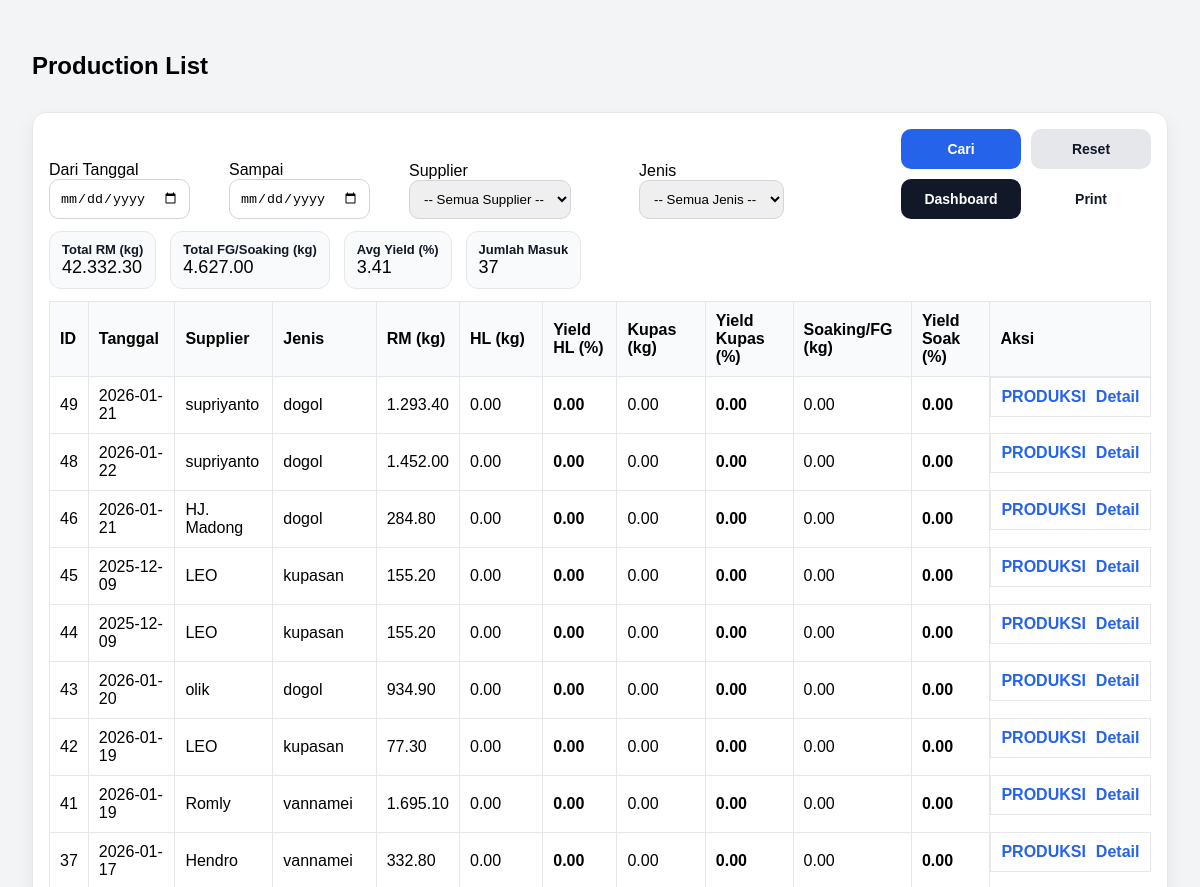
The app's page /production/list (signed in, upper part), older data.
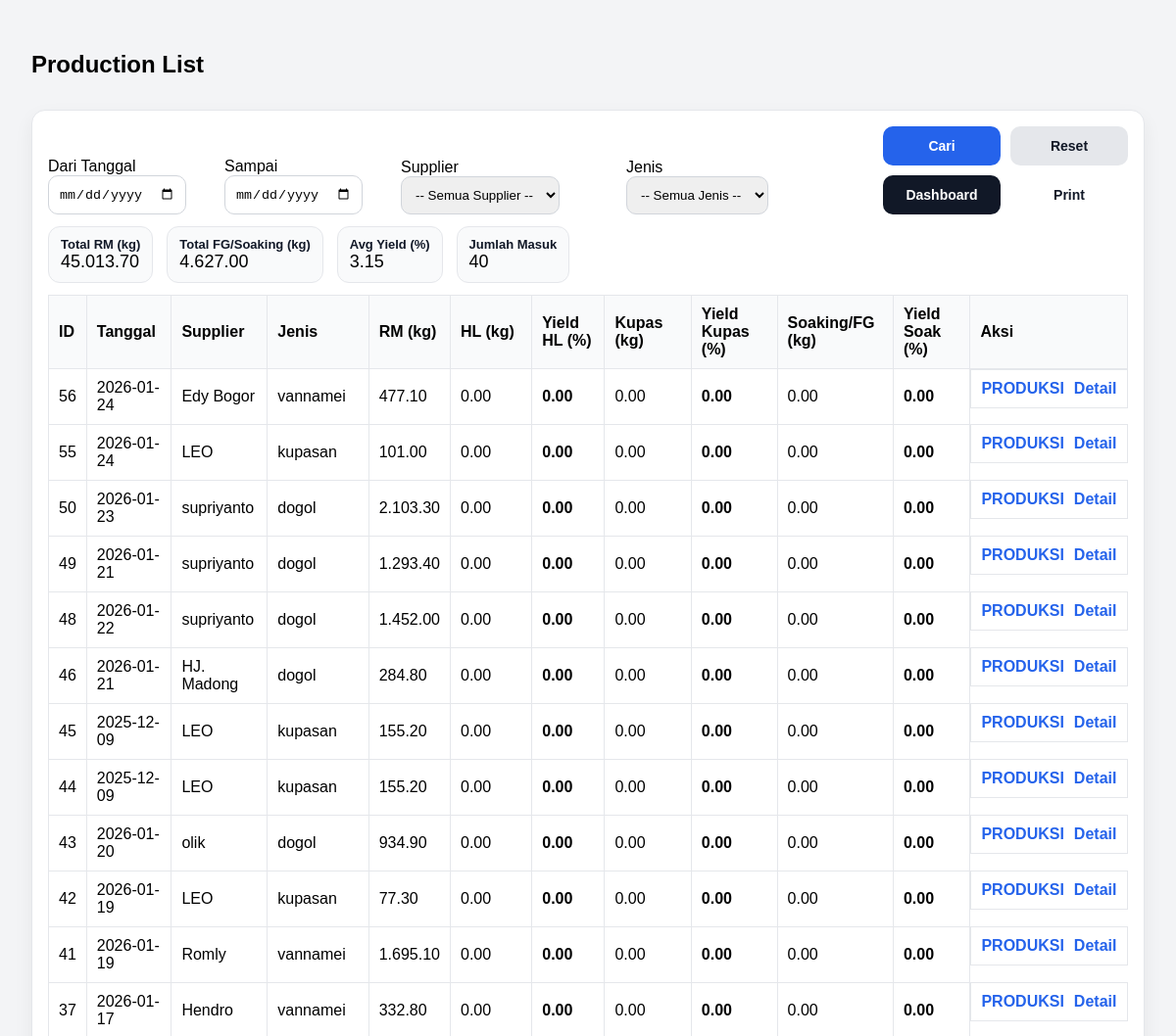
The same page, newer data.
### tables this page shows
CREATE TABLE receiving_header (
            id INTEGER PRIMARY KEY AUTOINCREMENT,
            tanggal TEXT NOT NULL,
            supplier TEXT NOT NULL,
            jenis TEXT,
            fiber REAL,
            created_at TEXT DEFAULT (datetime('now','localtime'))
        , is_test INTEGER DEFAULT 0);

### app.py (the view)
@app.route("/production/list")
def production_list():
    if not require_login():
        return redirect(url_for("login"))
    start = (request.args.get("start") or "").strip()
    end = (request.args.get("end") or "").strip()
    supplier_q = (request.args.get("supplier") or "").strip()   # akan berisi NAMA supplier
    jenis_q = (request.args.get("jenis") or "").strip()
    conn = get_conn()
    suppliers = conn.execute("SELECT nama FROM supplier WHERE aktif=1 ORDER BY nama").fetchall()
    jenis_list = conn.execute("SELECT nama FROM udang_jenis WHERE aktif=1 ORDER BY id").fetchall()
    where = []
    params = []
    if start and end:
        where.append("r.tanggal BETWEEN ? AND ?")
        params.extend([start, end])
    elif start:
        where.append("r.tanggal >= ?")
        params.append(start)
    elif end:
        where.append("r.tanggal <= ?")
        params.append(end)
    if supplier_q:
        where.append("LOWER(TRIM(r.supplier)) = ?")
        params.append(supplier_q.strip().lower())
    if jenis_q:
        where.append("LOWER(TRIM(r.jenis)) = ?")
        params.append(jenis_q.strip().lower())
    where_sql = ("WHERE " + " AND ".join(where)) if where else ""
    rows = conn.execute(f"""
        SELECT
          r.id AS receiving_id,
          r.tanggal, r.supplier, r.jenis,
          r.total_netto AS rm_kg,

          COALESCE(hl.berat_kg,0) AS hl_kg,
          COALESCE(hl.yield_pct,0) AS hl_yield,

          COALESCE(kp.berat_kg,0) AS kupas_kg,
          COALESCE(kp.yield_pct,0) AS kupas_yield,

          COALESCE(sk.berat_kg,0) AS fg_kg,
          COALESCE(sk.yield_pct,0) AS fg_yield,

          COALESCE(sk.yield_pct,0) AS final_pct
        FROM (
          SELECT h.id, h.tanggal, h.supplier, h.jenis,
                 COALESCE(SUM(COALESCE(p.netto,0)),0) AS total_netto
          FROM receiving_header h
          LEFT JOIN receiving_partai p ON p.header_id=h.id
          GROUP BY h.id
        ) r
        LEFT JOIN production_header ph ON ph.id = (
  SELECT id FROM production_header
  WHERE receiving_id = r.id
  ORDER BY id DESC
  LIMIT 1
)

        LEFT JOIN production_step hl ON hl.production_id=ph.id AND hl.step_name='HL'
        LEFT JOIN production_step kp ON kp.production_id=ph.id AND kp.step_name='KUPAS'
        LEFT JOIN production_step sk ON sk.production_id=ph.id AND sk.step_name='SOAKING'
        {where_sql}
        ORDER BY r.id DESC
    """, params).fetchall()
    summary = {
        "total_rm": sum([(x["rm_kg"] or 0) for x in rows]),
        "total_fg": sum([(x["fg_kg"] or 0) for x in rows]),  # ✅ FIX DI SINI
        "avg_yield": (sum([(x["final_pct"] or 0) for x in rows]) / len(rows)) if rows else 0,
        "count_rows": len(rows),
    }
    conn.close()
    return render_template(
        "production_list.html",
        rows=[dict(r) for r in rows],
        summary=summary,
        start=start,
        end=end,
        supplier=supplier_q,
        jenis=jenis_q,
        suppliers=[s["nama"] for s in suppliers],   # ✅ dropdown data
        jenis_list=[j["nama"] for j in jenis_list], # ✅ dropdown data
    )

### app.py (called while the page is built)
def require_login() -> bool:
    return bool(session.get("user"))

### db.py (called while the page is built)
def get_conn():
    conn = sqlite3.connect(
        DB_NAME,
        timeout=10,              # tunggu 10 detik sebelum error
        isolation_level=None     # autocommit mode (lebih aman utk web)
    )
    conn.row_factory = sqlite3.Row
    conn.execute("PRAGMA foreign_keys = ON;")
    conn.execute("PRAGMA journal_mode = WAL;")  # penting!
    return conn

### templates/production_list.html (shortened to what this page needs)
<!doctype html>
<html lang="id">
<head>
</head>
<body>
<div class="top">
  <h2>Production List</h2>
</div>
<div class="card">
  <form method="get" action="/production/list" class="filters">
  <div>
    <div>Dari Tanggal</div>
    <input type="date" name="start" value="{{ start }}">
  </div>
  <div>
    <div>Sampai</div>
    <input type="date" name="end" value="{{ end }}">
  </div>
  <div>
    <div>Supplier</div>
    <select name="supplier">
      <option value="">-- Semua Supplier --</option>
    </select>
  </div>
  <div>
    <div>Jenis</div>
    <select name="jenis">
  <option value="">-- Semua Jenis --</option>
</select>
  </div>
<div class="filter-actions">
  <button class="btn btn-primary" type="submit">Cari</button>
  <a class="btn btn-ghost" href="/production/list">Reset</a>
  <a class="btn btn-secondary" href="/dashboard">Dashboard</a>
  <a class="btn btn-outline"
     href="/production/list/print?start={{ start or '' }}&end={{ end or '' }}&supplier={{ supplier or '' }}&jenis={{ jenis or '' }}">
    Print
  </a>
</div>
</form>
  <div class="summary">
    <div class="pill"><b>Total RM (kg)</b>
      <span>{{ "{:,.2f}".format(summary.total_rm or 0).replace(",", ".") }}</span>
    </div>
    <div class="pill"><b>Total FG/Soaking (kg)</b>
      <span>{{ "{:,.2f}".format(summary.total_fg or 0).replace(",", ".") }}</span>
    </div>
    <div class="pill"><b>Avg Yield (%)</b>
      <span>{{ "{:,.2f}".format(summary.avg_yield or 0).replace(",", ".") }}</span>
    </div>
    <div class="pill"><b>Jumlah Masuk</b>
      <span>{{ summary.count_rows or 0 }}</span>
    </div>
  </div>
  <table>
    <thead>
  <tr>
    <th>ID</th>
    <th>Tanggal</th>
    <th>Supplier</th>
    <th>Jenis</th>
    <th class="right">RM (kg)</th>
    <th class="right">HL (kg)</th>
    <th class="right">Yield HL (%)</th>
    <th class="right">Kupas (kg)</th>
    <th class="right">Yield Kupas (%)</th>
    <th class="right">Soaking/FG (kg)</th>
    <th class="right">Yield Soak (%)</th>
      <th>Aksi</th>
  </tr>
</thead>
    <tbody>
      {% for r in rows %}
      <tr>
  <td>{{ r.receiving_id }}</td>
  <td>{{ r.tanggal }}</td>
  <td>{{ r.supplier }}</td>
  <td>{{ r.jenis }}</td>
  <td class="right">{{ "{:,.2f}".format(r.rm_kg or 0).replace(",", ".") }}</td>
  <td class="right">{{ "{:,.2f}".format(r.hl_kg or 0).replace(",", ".") }}</td>
  <td class="right"><b>{{ "{:,.2f}".format(r.hl_yield or 0).replace(",", ".") }}</b></td>
  <td class="right">{{ "{:,.2f}".format(r.kupas_kg or 0).replace(",", ".") }}</td>
  <td class="right"><b>{{ "{:,.2f}".format(r.kupas_yield or 0).replace(",", ".") }}</b></td>
  <td class="right">{{ "{:,.2f}".format(r.fg_kg or 0).replace(",", ".") }}</td>
  <td class="right"><b>{{ "{:,.2f}".format(r.fg_yield or 0).replace(",", ".") }}</b></td>
    <td style="display:flex; gap:10px; align-items:center;">
    <a href="/production/open/{{ r.receiving_id }}">PRODUKSI</a>
    <a href="/receiving/{{ r.receiving_id }}">Detail</a>
  </td>
</tr>
      {% endfor %}
    </tbody>
  </table>
</div>
</body>
</html>

Row changes from the older to the newer data that the page shows:
added receiving_header: receiving_id "56", tanggal "2026-01-24", supplier "Edy Bogor", jenis "vannamei", rm_kg "477.10", hl_kg "0.00", hl_yield "0.00", kupas_kg "0.00", kupas_yield "0.00", fg_kg "0.00", fg_yield "0.00"
added receiving_header: receiving_id "55", tanggal "2026-01-24", supplier "LEO", jenis "kupasan", rm_kg "101.00", is_test "0.00"
added receiving_header: receiving_id "50", tanggal "2026-01-23", supplier "supriyanto", jenis "dogol", rm_kg "2.103.30", is_test "0.00"
Text that changed along with them:
{{ "{:,.2f}".format(summary.total_rm or 0).replace(",", ".") }}: "42.332.30" → "45.013.70"
{{ "{:,.2f}".format(summary.avg_yield or 0).replace(",", ".") }}: "3.41" → "3.15"
{{ summary.count_rows or 0 }}: "37" → "40"
